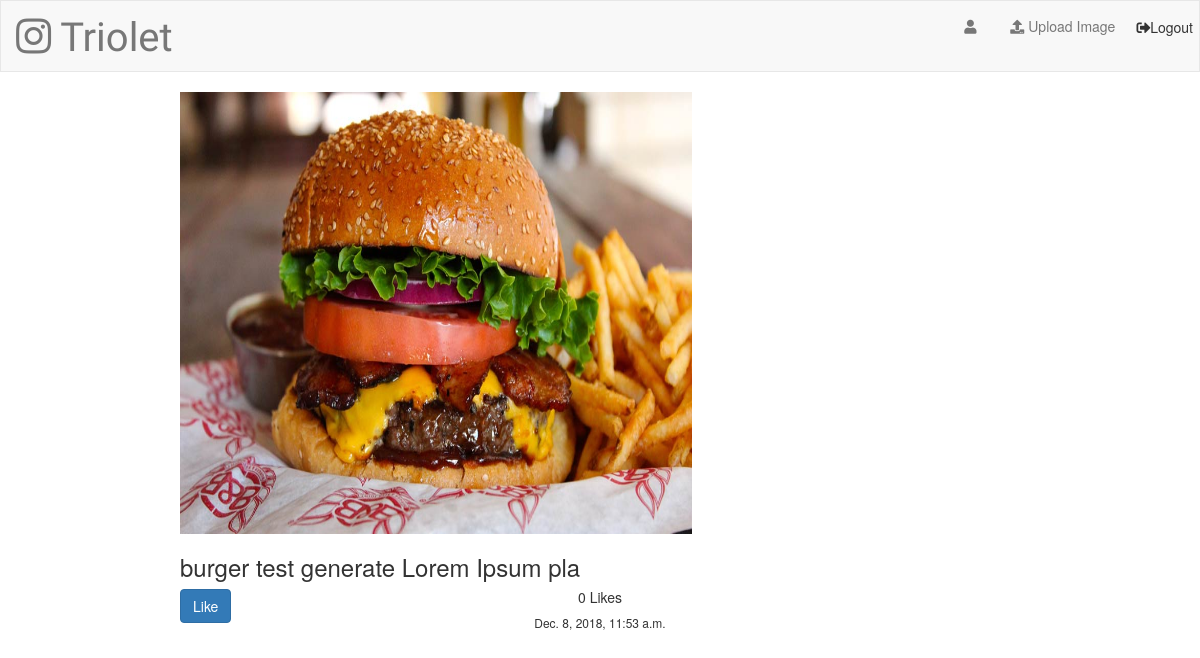
Screenshot of /gallery/5 with the database file from the repository.
### gallery/models.py (models this page shows, shortened)
class Album(models.Model):
    caption = models.TextField()
    photo = models.FileField()
    uploader = models.ForeignKey(User,on_delete=models.CASCADE,default=None)
    date = models.DateTimeField(auto_now_add=True)
    likes = models.ManyToManyField(User, related_name='likes', blank=True)
    def total_likes(self):
        return self.likes.count()

### gallery/views.py (the view)
# urls.py: path('<int:album_id>',views.detail, name='detail'),
def detail(request,album_id):
        album = get_object_or_404(Album, pk=album_id)
        is_liked = False
        if album.likes.filter(id=request.user.id).exists():
              is_liked = True
        context = {
                'album' : album,
                'is_liked' : is_liked,
                'total_likes': album.total_likes(),
        }
        return render(request, 'gallery/detail.html', context)

### gallery/templates/gallery/detail.html (shortened to what this page needs)
{% extends 'gallery/base.html' %}
{% block body%}
   <div class="center">
        <div class="album-detail">
            <div class="album">
        <img src="{{ album.photo.url }}" height="442" width="512">
         <h3>{{ album.caption }}</h3>
   <h5>{{ total_likes}} Like{{ total_likes|pluralize }} <h5>
    <h6>{{ album.date }}</h6>
        <form action="{% url 'gallery:like_post' %}" method="post" >
              {% if is_liked %}
            <button type="submit" name="album_id" value="{{album.id}}" class="btn btn-danger like">DisLike</button>
             {% else %}
                <button type="submit" name="album_id" value="{{album.id}}" class="btn btn-primary like">Like</button>
              {% endif %}
        </form>
  </div>
    </div>
  </div>
{% endblock %}

### gallery/static/gallery/style.css (style rules this page uses)
.center { display: block; margin-left: auto; margin-right: auto; width: 70%; }
button, input, select, textarea { background-color: Transparent; background-repeat:no-repeat; border: none; cursor:pointer; overflow: hidden; outline:none; position: relative; top:15px; color: inherit; }
.album { padding: 10px; position: relative; padding-bottom: 40px; }
.album-detail .album { padding: 0; }
.album-detail .album img { max-width: 100%; }
.album-detail .album h5 { text-align: center; }
.album-detail .album h6 { text-align: center; }
.like { position: relative; top:-50px; }

### rows the page displays
Album: photo (picture), caption "burger test generate Lorem Ipsum pla", date "Dec. 8, 2018, 11:53 a.m."

### other values shown
{{ total_likes }} "0"
